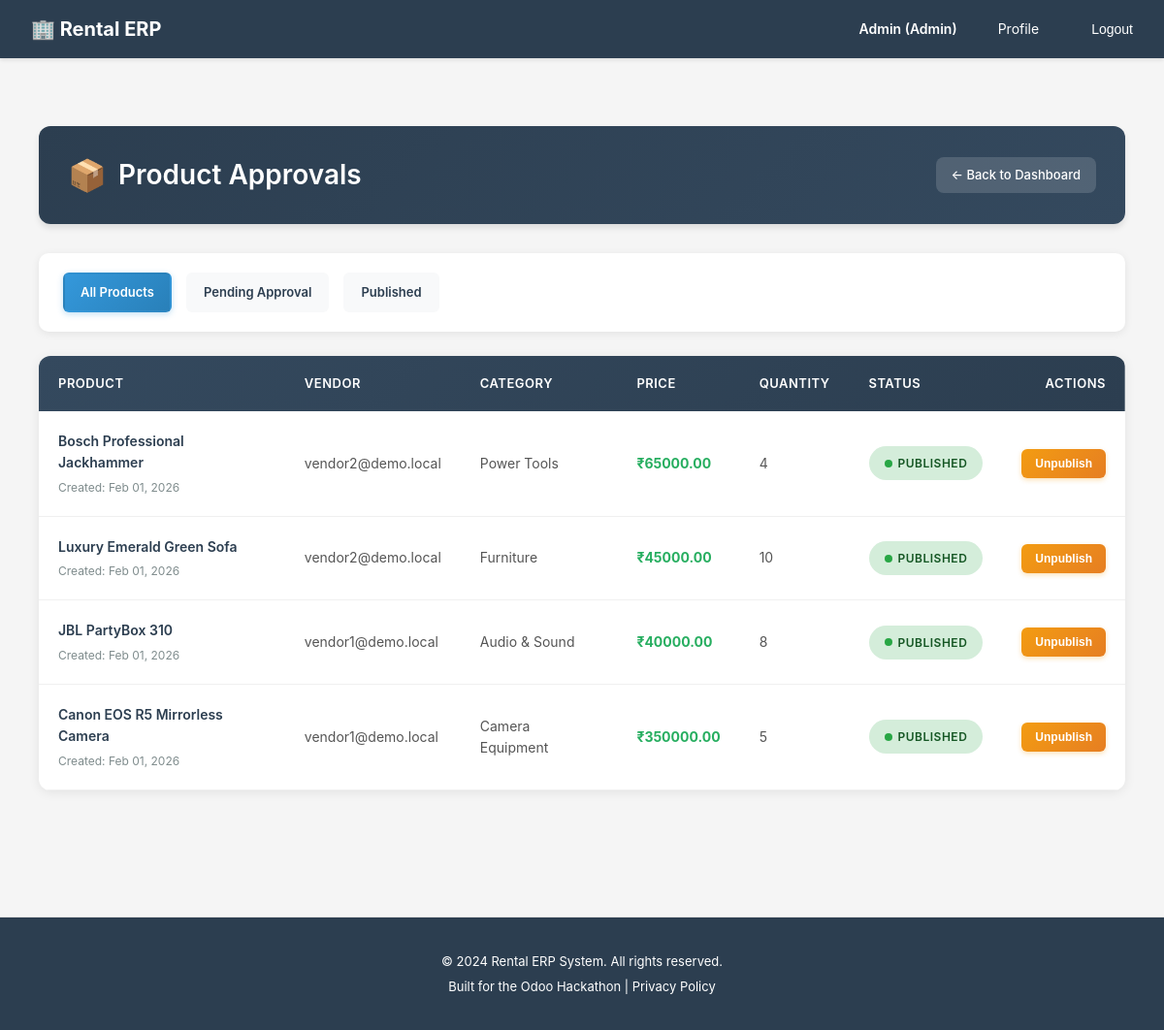
Page /accounts/admin/products/ (signed in) on the committed database.
### accounts/models.py (models this page shows, shortened)
class User(AbstractUser):
    ROLE_CHOICES = [
        ('customer', 'Customer'),  # End-user who rents products
        ('vendor', 'Vendor'),      # Business user who owns rental products
        ('admin', 'Admin'),        # System administrator with full access
    ]
    email = models.EmailField(
        unique=True,
        validators=[EmailValidator()],
        help_text="Used for login and notifications"
    )
    role = models.CharField(
        max_length=20,
        choices=ROLE_CHOICES,
        default='customer',
        help_text="Determines user's permissions and accessible features"
    )
    phone = models.CharField(
        max_length=15,
        blank=True,
        null=True,
        validators=[
            RegexValidator(
                regex=r'^\+?1?\d{9,15}$',
                message="Phone number must be entered in the format: '+999999999'. Up to 15 digits allowed."
            )
        ],
        help_text="Contact number for order notifications and support"
    )
    is_verified = models.BooleanField(
        default=False,
        help_text="Email verification status for security"
    )
    totp_secret = models.CharField(
        max_length=32,
        blank=True,
        null=True,
        help_text="TOTP secret key for 2FA (encrypted)"
    )
    totp_enabled = models.BooleanField(
        default=False,
        help_text="Whether TOTP 2FA is enabled for this user"
    )
    created_at = models.DateTimeField(auto_now_add=True)
    updated_at = models.DateTimeField(auto_now=True)
    @property
    def phone_number(self):
        """Property alias for backward compatibility with older view/form code"""
        return self.phone
    USERNAME_FIELD = 'email'
    REQUIRED_FIELDS = ['username', 'first_name', 'last_name']
    class Meta:
        db_table = 'users'
        verbose_name = 'User'
        verbose_name_plural = 'Users'
        ordering = ['-created_at']

### catalog/models.py (models this page shows, shortened)
class Product(models.Model):
    vendor = models.ForeignKey(
        settings.AUTH_USER_MODEL,
        on_delete=models.CASCADE,
        related_name='products',
        limit_choices_to={'role': 'vendor'},
        help_text="Vendor who owns this product"
    )
    category = models.ForeignKey(
        ProductCategory,
        on_delete=models.SET_NULL,
        blank=True,
        null=True,
        related_name='products',
        help_text="Product classification for filtering"
    )
    name = models.CharField(
        max_length=255,
        help_text="Product name (e.g., 'Canon EOS R5 Mirrorless Camera')"
    )
    slug = models.SlugField(
        max_length=255,
        unique=True,
        help_text="URL-friendly identifier"
    )
    description = models.TextField(
        help_text="Detailed product description for customer decision-making"
    )
    short_description = models.CharField(
        max_length=500,
        blank=True,
        null=True,
        help_text="Brief summary for product listings"
    )
    image_main = models.ImageField(
        upload_to='products/images/',
        blank=True,
        null=True,
        help_text="Primary product image"
    )
    is_rentable = models.BooleanField(
        default=True,
        help_text="Can this product be rented? (vs purchase-only)"
    )
    is_published = models.BooleanField(
        default=False,
        help_text="Visible on website. Vendors can unpublish temporarily."
    )
    quantity_on_hand = models.PositiveIntegerField(
        default=0,
        help_text="Total physical inventory owned by vendor"
    )
    cost_price = models.DecimalField(
        max_digits=10,
        decimal_places=2,
        validators=[MinValueValidator(0)],
        help_text="Vendor's acquisition cost (for margin calculation)"
    )
    attributes = models.JSONField(
        default=dict,
        blank=True,
        help_text="Dynamic attributes like Brand, Model, Color (JSON: {'brand': 'Canon', 'model': 'EOS R5'})"
    )
    meta_title = models.CharField(
        max_length=255,
        blank=True,
        null=True,
        help_text="SEO page title"
    )
    meta_description = models.TextField(
        blank=True,
        null=True,
        help_text="SEO meta description"
    )
    created_at = models.DateTimeField(auto_now_add=True)
    updated_at = models.DateTimeField(auto_now=True)
    class Meta:
        db_table = 'products'
        verbose_name = 'Product'
        verbose_name_plural = 'Products'
        ordering = ['-created_at']
        indexes = [
            models.Index(fields=['vendor', 'is_published']),
            models.Index(fields=['category', 'is_published']),
            models.Index(fields=['slug']),
        ]

class ProductCategory(models.Model):
    name = models.CharField(
        max_length=100,
        unique=True,
        help_text="Category name (e.g., 'Camera Equipment', 'Furniture')"
    )
    slug = models.SlugField(
        max_length=100,
        unique=True,
        help_text="URL-friendly identifier"
    )
    parent = models.ForeignKey(
        'self',
        on_delete=models.CASCADE,
        blank=True,
        null=True,
        related_name='subcategories',
        help_text="Parent category for hierarchical structure"
    )
    description = models.TextField(
        blank=True,
        null=True,
        help_text="Category description for SEO and customer guidance"
    )
    is_active = models.BooleanField(
        default=True,
        help_text="Show/hide category on website"
    )
    created_at = models.DateTimeField(auto_now_add=True)
    updated_at = models.DateTimeField(auto_now=True)
    class Meta:
        db_table = 'product_categories'
        verbose_name = 'Product Category'
        verbose_name_plural = 'Product Categories'
        ordering = ['name']

### accounts/decorators.py (the view)
        def wrapper(request, *args, **kwargs):
            if not request.user.is_authenticated:
                return redirect('accounts:login')
            if request.user.role not in allowed_roles:
                return HttpResponseForbidden('You do not have access to this page.')
            return view_func(request, *args, **kwargs)

### templates/catalog/admin_product_list.html (shortened to what this page needs)
{% extends 'base.html' %}
{% block content %}
<div class="approvals-container">
    <div class="page-header">
        <h2>Product Approvals</h2>
        <a href="{% url 'dashboards:dashboard' %}" class="back-link">← Back to Dashboard</a>
    </div>
    <div class="filter-section">
        <a href="{% url 'accounts:admin_product_list' %}" class="filter-btn {% if not current_status %}active{% endif %}">All Products</a>
        <a href="{% url 'accounts:admin_product_list' %}?status=pending" class="filter-btn {% if current_status == 'pending' %}active{% endif %}">Pending Approval</a>
        <a href="{% url 'accounts:admin_product_list' %}?status=published" class="filter-btn {% if current_status == 'published' %}active{% endif %}">Published</a>
    </div>
    {% if products %}
    <div class="products-table-wrapper">
        <table class="products-table">
            <thead>
                <tr>
                    <th>Product</th>
                    <th>Vendor</th>
                    <th>Category</th>
                    <th>Price</th>
                    <th>Quantity</th>
                    <th>Status</th>
                    <th style="text-align: right;">Actions</th>
                </tr>
            </thead>
            <tbody>
                {% for product in products %}
                <tr class="product-row">
                    <td>
                        <div class="product-name">{{ product.name }}</div>
                        <div class="product-meta">Created: {{ product.created_at|date:"M d, Y" }}</div>
                    </td>
                    <td>{{ product.vendor.email }}</td>
                    <td>{{ product.category.name|default:"Uncategorized" }}</td>
                    <td><span class="amount-cell">₹{{ product.cost_price }}</span></td>
                    <td>{{ product.quantity_on_hand }}</td>
                    <td>
                        {% if product.is_published %}
                            <span class="status-badge status-published">Published</span>
                        {% else %}
                            <span class="status-badge status-pending">Pending</span>
                        {% endif %}
                    </td>
                    <td>
                        <div class="actions-cell">
                            {% if not product.is_published %}
                                <form method="POST" action="{% url 'accounts:publish_product' product.pk %}">
                                    {% csrf_token %}
                                    <button type="submit" class="action-btn">Publish</button>
                                </form>
                            {% else %}
                                <form method="POST" action="{% url 'accounts:unpublish_product' product.pk %}">
                                    <button type="submit" class="action-btn action-btn-warning">Unpublish</button>
                                </form>
                            {% endif %}
                        </div>
                    </td>
                </tr>
                {% endfor %}
            </tbody>
        </table>
    </div>
    {% else %}
    <div class="empty-state">
        <div class="empty-state-icon">📭</div>
        <p class="empty-state-text">No products found.</p>
    </div>
    {% endif %}
</div>
{% endblock %}

### templates/base.html (shortened to what this page needs)
{% load static %}
<!DOCTYPE html>
<html lang="en">
<head>
</head>
<body>
    <nav>
        <div class="container">
            <a href="/" class="logo">🏢 Rental ERP</a>
            <ul>
                {% if user.is_authenticated %}
                    <li><strong>{{ user.first_name }} ({{ user.get_role_display }})</strong></li>
                    <li><a href="{% url 'accounts:profile' %}">Profile</a></li>
                    <li>
                        <form method="POST" action="{% url 'accounts:logout' %}" style="display: inline;">
                            <button type="submit" style="background: none; border: none; color: #fff; cursor: pointer; padding: 8px 12px; font-size: 14px;">Logout</button>
                        </form>
                    </li>
                {% else %}
                    <li><a href="{% url 'accounts:login' %}">Login</a></li>
                    <li><a href="{% url 'accounts:signup_customer' %}">Sign Up (Customer)</a></li>
                    <li><a href="{% url 'accounts:signup_vendor' %}">Sign Up (Vendor)</a></li>
                {% endif %}
            </ul>
        </div>
    </nav>
    <main>
        <div class="container">
            {% block content %}{% endblock %}
        </div>
    </main>
    <footer>
        <p>&copy; 2024 Rental ERP System. All rights reserved.</p>
        <p>Built for the Odoo Hackathon | <a href="#" style="color: #fff;">Privacy Policy</a></p>
    </footer>
</body>
</html>

### rows in the picture
User: first_name "Admin", role "Admin"
Product: name "Bosch Professional Jackhammer", created_at "Feb 01, 2026", vendor.email "vendor2@demo.local", category.name "Power Tools", cost_price "65000.00", quantity_on_hand "4", is_published "PUBLISHED"
Product: name "Luxury Emerald Green Sofa", created_at "Feb 01, 2026", vendor.email "vendor2@demo.local", category.name "Furniture", cost_price "45000.00", quantity_on_hand "10", is_published "PUBLISHED"
Product: name "JBL PartyBox 310", created_at "Feb 01, 2026", vendor.email "vendor1@demo.local", category.name "Audio & Sound", cost_price "40000.00", quantity_on_hand "8", is_published "PUBLISHED"
Product: name "Canon EOS R5 Mirrorless Camera", created_at "Feb 01, 2026", vendor.email "vendor1@demo.local", category.name "Camera Equipment", cost_price "350000.00", quantity_on_hand "5", is_published "PUBLISHED"
